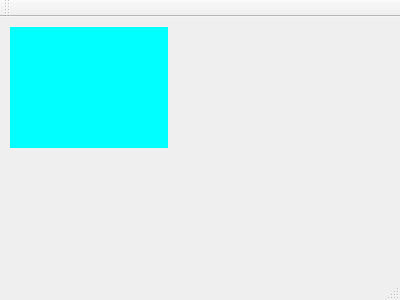
<?xml version="1.0" encoding="UTF-8"?>
<ui version="4.0">
 <class>Screen</class>
 <widget class="QMainWindow" name="Screen">
  <property name="geometry">
   <rect>
    <x>0</x>
    <y>0</y>
    <width>400</width>
    <height>300</height>
   </rect>
  </property>
  <property name="windowTitle">
   <string>Screen</string>
  </property>
  <widget class="QWidget" name="centralWidget">
   <widget class="QWidget" name="verticalLayoutWidget">
    <property name="geometry">
     <rect>
      <x>20</x>
      <y>150</y>
      <width>160</width>
      <height>80</height>
     </rect>
    </property>
    <layout class="QVBoxLayout" name="verticalLayout"/>
   </widget>
   <widget class="QWidget" name="widget" native="true">
    <property name="geometry">
     <rect>
      <x>10</x>
      <y>10</y>
      <width>158</width>
      <height>121</height>
     </rect>
    </property>
    <property name="styleSheet">
     <string notr="true">background-color: rgb(0, 255, 255);</string>
    </property>
   </widget>
   <widget class="QWidget" name="widget_2" native="true">
    <property name="geometry">
     <rect>
      <x>230</x>
      <y>10</y>
      <width>161</width>
      <height>111</height>
     </rect>
    </property>
   </widget>
  </widget>
  <widget class="QMenuBar" name="menuBar">
   <property name="geometry">
    <rect>
     <x>0</x>
     <y>0</y>
     <width>400</width>
     <height>21</height>
    </rect>
   </property>
  </widget>
  <widget class="QToolBar" name="mainToolBar">
   <attribute name="toolBarArea">
    <enum>TopToolBarArea</enum>
   </attribute>
   <attribute name="toolBarBreak">
    <bool>false</bool>
   </attribute>
  </widget>
  <widget class="QStatusBar" name="statusBar"/>
 </widget>
 <layoutdefault spacing="6" margin="11"/>
 <resources/>
 <connections/>
</ui>
